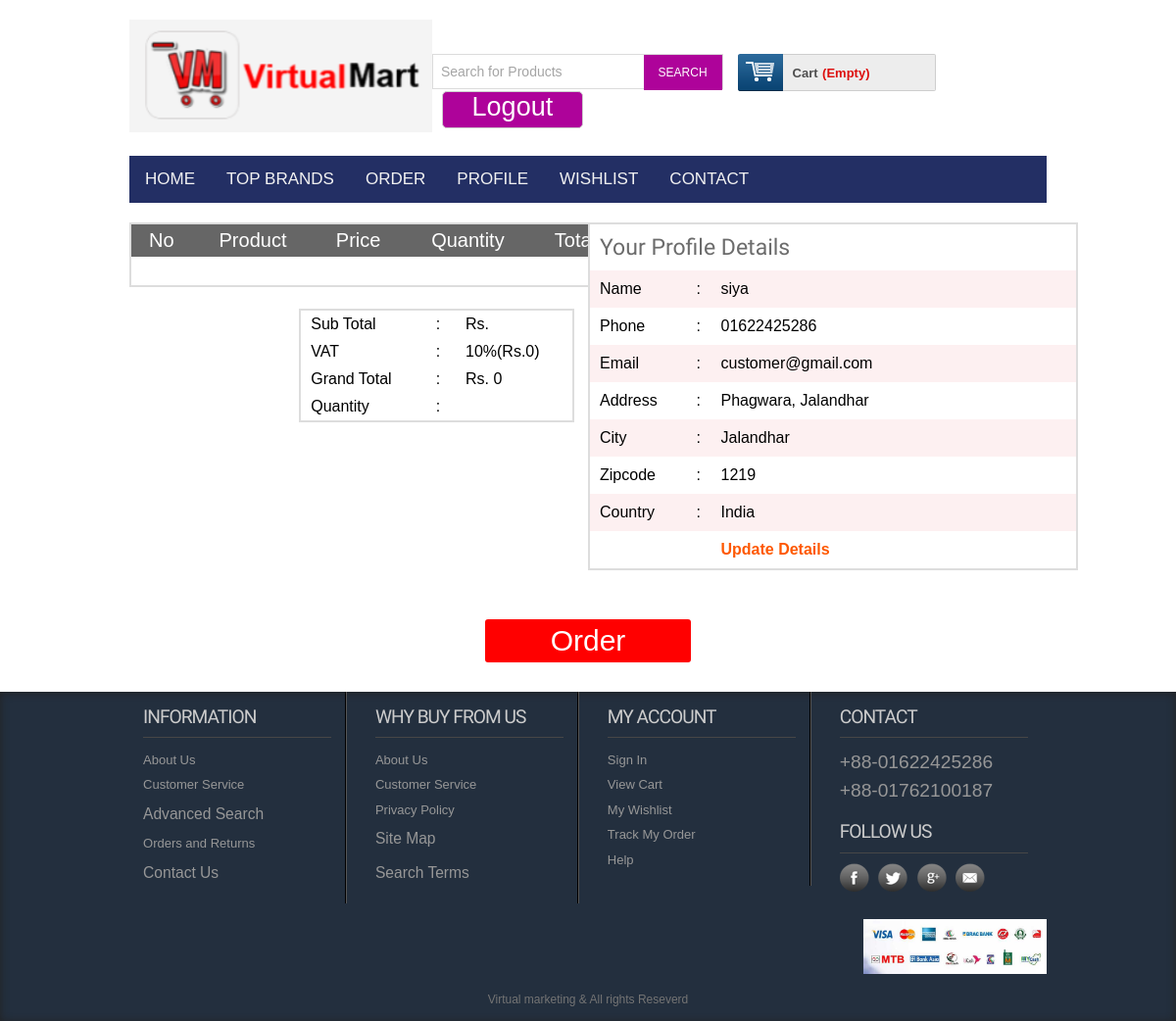
Page /paymentoffline.php (signed in) on the committed database.
### tables this page shows
CREATE TABLE `tbl_customer` (
  `id` int(11) NOT NULL,
  `name` varchar(255) NOT NULL,
  `address` text NOT NULL,
  `city` varchar(30) NOT NULL,
  `country` varchar(30) NOT NULL,
  `zip` varchar(30) NOT NULL,
  `phone` varchar(30) NOT NULL,
  `email` varchar(255) NOT NULL,
  `pass` varchar(32) NOT NULL
);

### classess/Customer.php (called while the page is built, shortened)
<?php
$filepath = realpath(dirname(__FILE__));
include_once ($filepath.'/../lib/Database.php');
?>
<?php
class Customer{
private $db;
	public function __construct()
	{
		$this->db = new Database();
	}
public function getCustomerData($id){
	$query = "SELECT * FROM tbl_customer WHERE id = '$id'";
		$result = $this->db->select($query);
		return $result;
}
}
?>

### lib/Database.php (called while the page is built, shortened)
<?php
Class Database{
 public $host   = DB_HOST;
 public $user   = DB_USER;
 public $pass   = DB_PASS;
 public $dbname = DB_NAME;
 public $link;
private function connectDB(){
 $this->link = new mysqli($this->host, $this->user, $this->pass,
  $this->dbname);
 }
public function select($query){
  $result = $this->link->query($query) or
   die($this->link->error.__LINE__);
  if($result->num_rows > 0){
    return $result;
  } else {
    return false;
  }
 }
}

### lib/Session.php (called while the page is built, shortened)
<?php
class Session{
 public static function get($key){
  if (isset($_SESSION[$key])) {
   return $_SESSION[$key];
  } else {
   return false;
  }
 }
}
?>

### paymentoffline.php (the view, shortened to what this page needs)
<?php include 'inc/header.php';?>
 <div class="main">
    <div class="content">
    	<div class="section group">
    	<div class="division">
            <table class="tblone">
                            <tr>
                                <th>No</th>
                                <th>Product</th>
                                <th>Price</th>
                                <th>Quantity</th>
                                <th>Total</th>
                            </tr>
                            <tr>
                        </table>
                        <table class="tbltwo">
                            <tr>
                                <td>Sub Total</td>
                                <td>:</td>
                                <td>Rs. <?php echo $sum; ?></td>
                            </tr>
                            <tr>
                                <td>VAT</td>
                                <td>:</td>
                                <td>10%(Rs.<?php echo $vat = $sum * 0.1; ?>)</td>
                            </tr>
                            <tr>
                                <td>Grand Total</td>
                                <td>:</td>
                                <td>Rs.
                                    <?php
                                    $vat = $sum * 0.1;
                                    $gtotal = $sum + $vat;
                                    echo $gtotal;
                                     ?>
                                </td>
                            </tr>
                             <tr>
                                <td>Quantity</td>
                                <td>:</td>
                                <td><?php echo $qty; ?></td>
                            </tr>
                       </table>
        </div>
        <div class="division">
            <?php
            $id = Session::get("cmrId");
            $getdata = $cmr->getCustomerData($id);
            if ($getdata) {
                while ($result = $getdata->fetch_assoc()) {
             ?>
                <table class="tblone">
                    <tr>
                        <td colspan="3"><h2>Your Profile Details</h2></td>
                    </tr>
                    <tr>
                        <td width="20%">Name</td>
                        <td width="5%">:</td>
                        <td><?php echo $result['name'];?></td>
                    </tr>
                    <tr>
                        <td>Phone</td>
                        <td>:</td>
                        <td><?php echo $result['phone'];?></td>
                    </tr>
                    <tr>
                        <td>Email</td>
                        <td>:</td>
                        <td><?php echo $result['email'];?></td>
                    </tr>
                    <tr>
                        <td>Address</td>
                        <td>:</td>
                        <td><?php echo $result['address'];?></td>
                    </tr>
                    <tr>
                        <td>City</td>
                        <td>:</td>
                        <td><?php echo $result['city'];?></td>
                    </tr>
                    <tr>
                        <td>Zipcode</td>
                        <td>:</td>
                        <td><?php echo $result['zip'];?></td>
                    </tr>
                    <tr>
                        <td>Country</td>
                        <td>:</td>
                        <td><?php echo $result['country'];?></td>
                    </tr>
                    <tr>
                        <td></td>
                        <td></td>
                        <td><a href="editprofile.php">Update Details</a></td>
                    </tr>
                </table>
            <?php }} ?>
        </div>
 		</div>
 	</div>
    <div class="ordernow"><a href="?orderid=Order">Order</a></div>
	</div>
  <?php include 'inc/footer.php';?>

### css/newstyle.css (style rules this page uses)
html,body,div,span,applet,object,iframe,h1,h2,h3,h4,h5,h6,p,blockquote,pre,a,abbr,acronym,address,big,cite,code,del,dfn,em,img,ins,kbd,q,s,samp,small,strike,strong,sub,sup,tt,var,b,u,i,dl,dt,dd,ol,nav ul,nav li,fieldset,form,label,legend,table,caption,tbody,tfoot,thead,tr,th,td,article,aside,canvas,details,embed,figure,figcaption,footer,header,hgroup,menu,nav,output,ruby,section,summary,time,mark,audio,video { margin:0;padding:0;border:0;font-size:100%;font:inherit;vertical-align:baseline; }
table { border-collapse:collapse;border-spacing:0; }
a { text-decoration:none; }
body { font-family:Arial, Helvetica, sans-serif; background:url(../images/background4.jpg); background-size:cover; }
.section { clear: both; padding: 0px; margin: 0px; }
.group:before, .group:after { content:""; display:table; }
.group:after { clear:both; }
.group { zoom:1; }
.content { padding:20px 0; background:#FFF; }
.content h2 { font-size:23px; color:#6C6C6C; font-family: 'Monda', sans-serif; }
.tblone { border: 1px solid #fff; margin-bottom: 12px; width: 100%; }
.tblone th { background: #666 none repeat scroll 0 0; color: #fff; font-size: 20px; padding: 5px 8px; text-align: center; }
.tblone td { padding:10px;text-align:center; }
table.tblone tr:nth-child(2n+1) { background:#fff;height:30px; }
table.tblone tr:nth-child(2n) { background:#fdf0f1;height:30px; }
table.tblone a { color: #fe5800; font-weight: bold; text-decoration: none; }

### css/tougle.css (style rules this page uses)
body { margin: 0; font-family: Arial, Helvetica, sans-serif; }

### paymentoffline.php (style rules this page uses)
.division { width: 50%;float: left; }
.tblone { width: 500px;margin: 0 auto;border: 2px solid #ddd;margin-bottom: 10px; }
.tblone tr td { text-align: justify; }
.tbltwo { float: right;text-align: left;width: 60%;border: 2px solid #ddd;margin-right: 14px;margin-top: 12px; }
.tbltwo tr td { text-align: justify;padding: 5px 10px; }
.ordernow { padding-bottom: 30px; }
.ordernow a { width: 200px;margin: 20px auto 0;text-align: center;padding: 5px;font-size: 30px;display: block;background: #ff0000;color: #fff;border-radius: 3px; }

### rows in the picture
tbl_customer: name "siya", phone "01622425286", email "customer@gmail.com", address "Phagwara, Jalandhar", city "Jalandhar", zip "1219", country "India"

### other values in the picture
$vat = $sum * 0.1 "0"
$gtotal "0"
